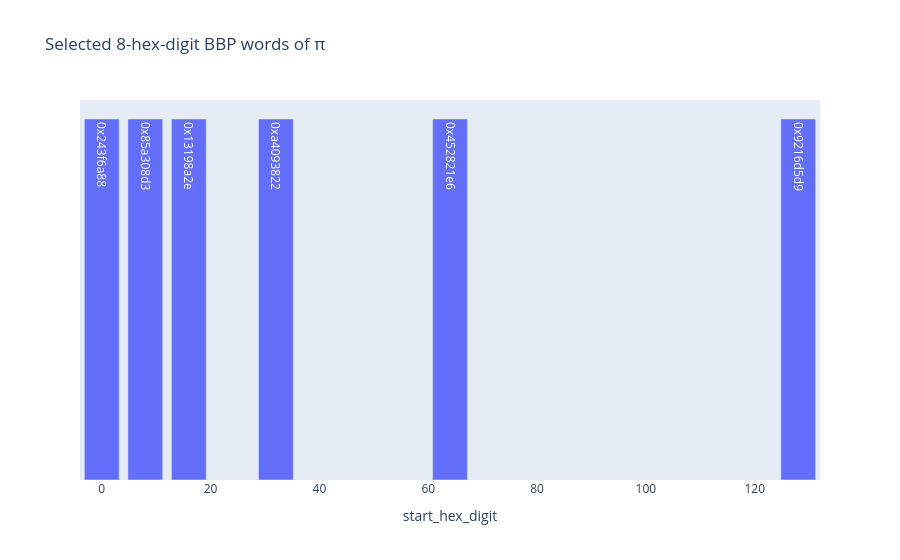

The code cell stored with this chart in its notebook:
### Code cell
fig_bbp = px.bar(
    bbp_df,
    x="start_hex_digit",
    y=[1]*len(bbp_df),
    text="word",
    title="Selected 8-hex-digit BBP words of π",
    labels={"x": "Starting hexadecimal digit", "y": ""}
)
fig_bbp.update_yaxes(visible=False, showticklabels=False)
fig_bbp.show()
maybe_save_df(bbp_df, "bbp_words.csv")
maybe_save_fig(fig_bbp, "fig_bbp_words.html")

### Figure 1 — Plotly figure (JSON) as saved in the notebook; plotly's stock layout.template omitted (floating-point values rounded to 4 significant figures)
{"data": [{"hovertemplate": "start_hex_digit=%{x}<br>=%{y}<br>word=%{text}<extra></extra>", "legendgroup": "", "marker": {"color": "#636efa", "pattern": {"shape": ""}}, "name": "", "orientation": "v", "showlegend": false, "text": ["0x243f6a88", "0x85a308d3", "0x13198a2e", "0xa4093822", "0x452821e6", "0x9216d5d9"], "textposition": "auto", "type": "bar", "x": [0, 8, 16, 32, 64, 128], "xaxis": "x", "y": [1, 1, 1, 1, 1, 1], "yaxis": "y"}], "layout": {"barmode": "relative", "legend": {"tracegroupgap": 0}, "title": {"text": "Selected 8-hex-digit BBP words of π"}, "xaxis": {"anchor": "y", "domain": [0, 1], "title": {"text": "start_hex_digit"}}, "yaxis": {"anchor": "x", "domain": [0, 1], "showticklabels": false, "title": {"text": ""}, "visible": false}}}
